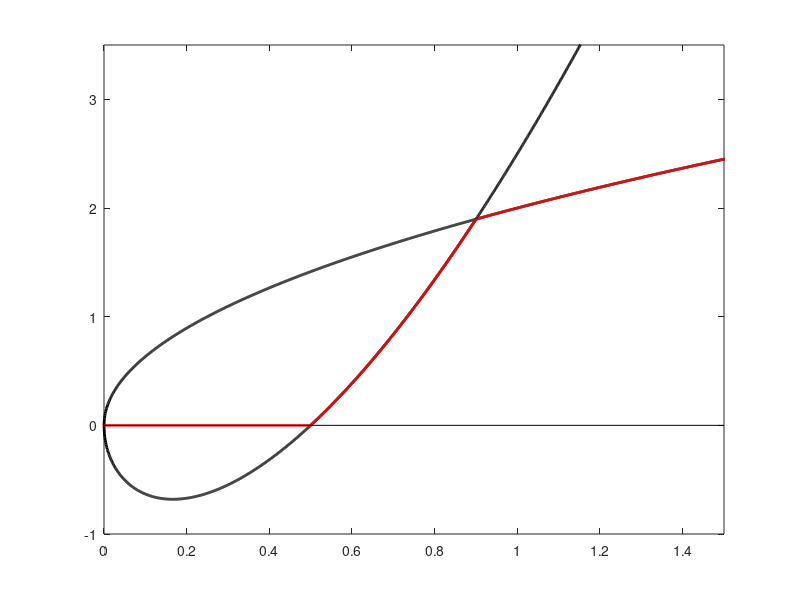
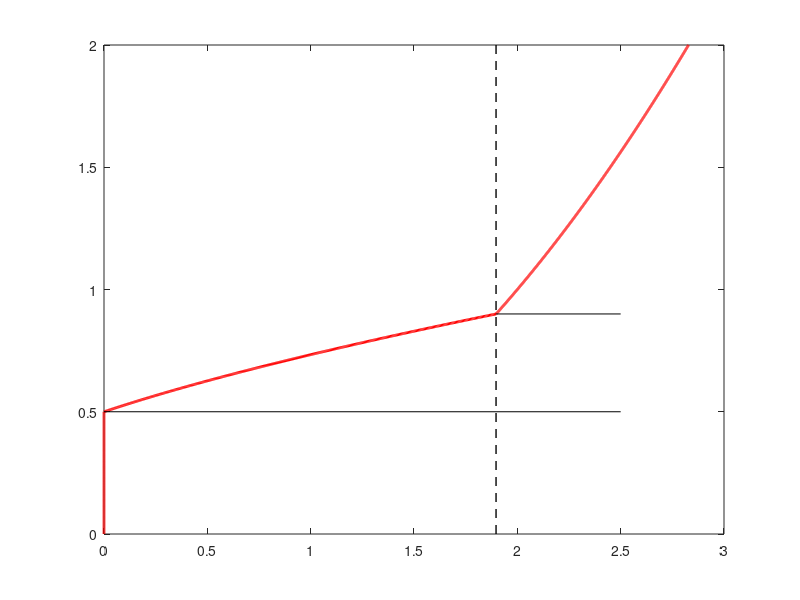

Write MATLAB code to recreate these figures, in order.
function Characteristic_Curves_Of_Pressure_Relief_Valves

dpset = 0.5;
C1 = 5;
C2 = 2;

dp = 0:0.001:2;

Q2full = C1*(dp-dpset).*sqrt(dp);
Q3full = C2*sqrt(dp);

dpcross = C2/C1 + dpset;

dp1 = 0:0.001:dpset;
Q1  = zeros(length(dp1), 1);
dp2 = dpset:0.001:dpcross;
Q2  = C1*(dp2-dpset).*sqrt(dp2);
dp3 = dpcross:0.001:2;
Q3  = C2*sqrt(dp3);

dpz = [0 1.5];
Qz  = [0 0];

figure(1); hold on;
plot1 = plot(dp,Q2full);
plot2 = plot(dp,Q3full);
plot3 = plot(dp1,Q1);
plot4 = plot(dp2,Q2);
plot5 = plot(dp3,Q3);
plot6 = plot(dpz,Qz);

set(plot1,'LineWidth',2,'Color',[0 0 0]);
set(plot2,'LineWidth',2,'Color',[0 0 0]);
set(plot3,'LineWidth',2,'Color',[1 0 0]);
set(plot4,'LineWidth',2,'Color',[1 0 0]);
set(plot5,'LineWidth',2,'Color',[1 0 0]);
set(plot6,'LineWidth',0.5,'Color',[0 0 0]);
set(gca,'XLim',[0 1.5],'YLim',[-1 3.5],'Box','on');


Qnom  = [1.897 1.897];
dpnom = [0 2];

Qst1  = [0 2.5];
dpst1 = [0.5 0.5];

Qst2  = [1.897 2.5];
dpst2 = [0.9 0.9];

figure(2); hold on;
plot1 = plot(Q1,dp1);
plot2 = plot(Q2,dp2);
plot3 = plot(Q3,dp3);
plot4 = plot(Qnom,dpnom);
plot5 = plot(Qst1,dpst1);
plot6 = plot(Qst2,dpst2);
set(plot1,'LineWidth',2,'Color',[1 0 0]);
set(plot2,'LineWidth',2,'Color',[1 0 0]);
set(plot3,'LineWidth',2,'Color',[1 0 0]);
set(plot4,'LineWidth',1,'LineStyle','--','Color',[0 0 0]);
set(plot5,'LineWidth',0.5,'Color',[0 0 0]);
set(plot6,'LineWidth',0.5,'Color',[0 0 0]);
set(gca,'Box','on');